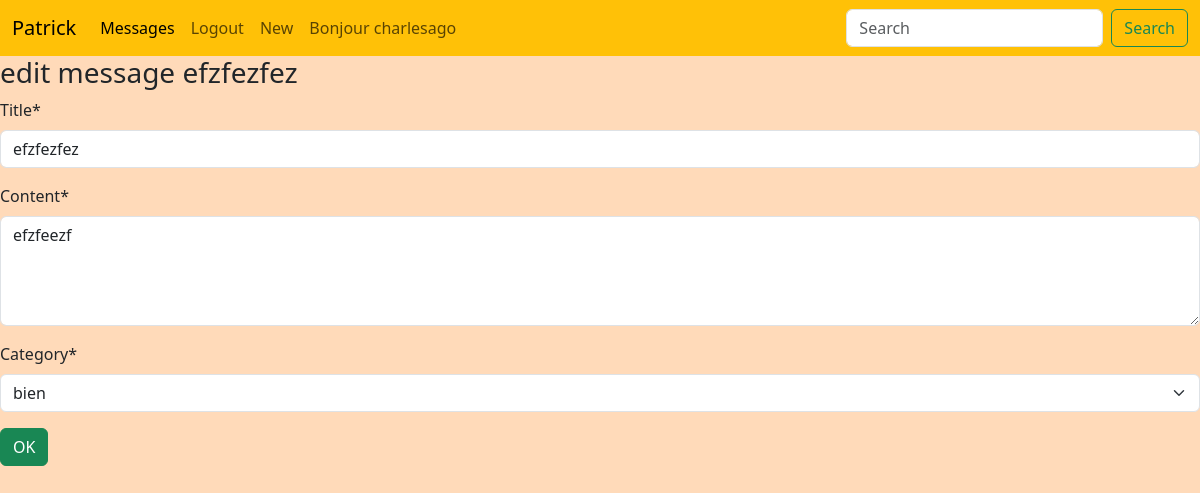
Screenshot of /website/messages/edit/3 (signed in) with the database file from the repository.
### website/models.py (models this page shows)
class User(AbstractUser):
    username = models.CharField(max_length=100, unique=True)
    USERNAME_FIELD = 'username'

class Message(models.Model):
    title = models.CharField(max_length=255)
    content = models.CharField(max_length=1000)
    author = models.ForeignKey(User, null=False, on_delete=models.CASCADE, default="missing_author")
    category = models.ForeignKey(Category, null=True, on_delete=models.SET_NULL)

### website/views.py (the view)
# urls.py: path('messages/edit/<str:id>', views.edit_message, name='edit_message'),
@login_required(login_url='login')
def edit_message(request, id):
    message = Message.objects.get(id=id)
    if message.author != request.user:
        return redirect('all_messages')
    form = MessageForm(instance=message)
    if request.method == 'POST':
        form = MessageForm(data=request.POST, instance=message)
        if form.is_valid():
            message = form.save(commit=False)
            message.save()
            return redirect('show_message', message.id)
    return render(request, 'website/edit_message.html',{'form' : form,'message': message})

### website/forms.py
class MessageForm(ModelForm):
    class Meta:
        model = Message
        fields = ['title', 'content', 'category']
        widgets = {
            "content": Textarea(attrs={"cols": 30, "rows": 4})
        }
    category = forms.ModelChoiceField(queryset=Category.objects.all())

### website/models.py (called while the page is built)
    def __str__(self):
        return self.name

### website/templates/website/edit_message.html (shortened to what this page needs)
{% extends 'website/base.html' %}
{% load crispy_forms_tags %}
{% block content %}
    <form action="" class="form" method="post">
        <h3>edit message {{ message.title }}</h3>
        {{ form|crispy }}
        <button class="btn btn-success" type="submit">OK</button>
    </form>
{% endblock %}

### website/templates/website/navbar.html (shortened to what this page needs)
<nav class="navbar navbar-expand-lg bg-warning">
  <div class="container-fluid">
    <a class="navbar-brand" href="{% url 'home_index' %}">Patrick</a>
    <div class="collapse navbar-collapse" id="navbarSupportedContent">
      <ul class="navbar-nav me-auto mb-2 mb-lg-0">
        <li class="nav-item">
          <a class="nav-link active" aria-current="page" href="{% url 'all_messages' %}">Messages</a>
        </li>
          {% if request.user.is_authenticated %}
          <li class="nav-item">
          <a class="nav-link" href="{% url 'logout' %}" aria-disabled="true">Logout</a>
        </li>
      <li class="nav-item">
          <a class="nav-link" href="{% url 'new_message' %}">New</a>
        </li>
                      <li class="nav-item">
          <span class="nav-link">Bonjour {{ request.user.username }}</span>
        </li>
    {% endif %}
      </ul>
      <form class="d-flex" role="search">
        <input class="form-control me-2" type="search" placeholder="Search" aria-label="Search">
        <button class="btn btn-outline-success" type="submit">Search</button>
      </form>
    </div>
  </div>
</nav>

### static/styles/main.css (style rules this page uses)
body { background-color: peachpuff; }

### rows the page displays
User: user.username "charlesago"
Message: title "efzfezfez", content "efzfeezf", category "bien"
